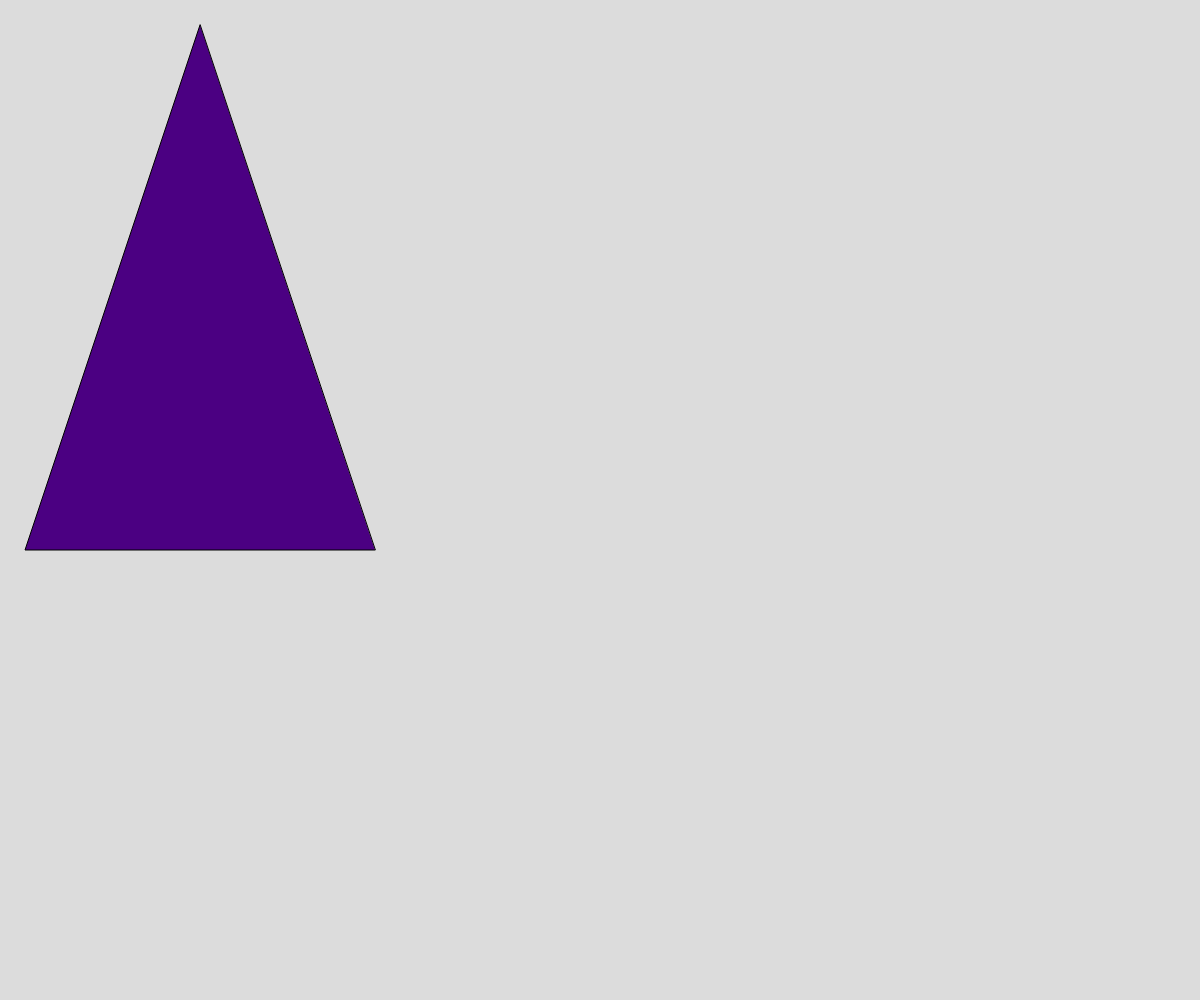
Frame 1 (no input)
Frame 60 (no input): identical to frame 1, image omitted
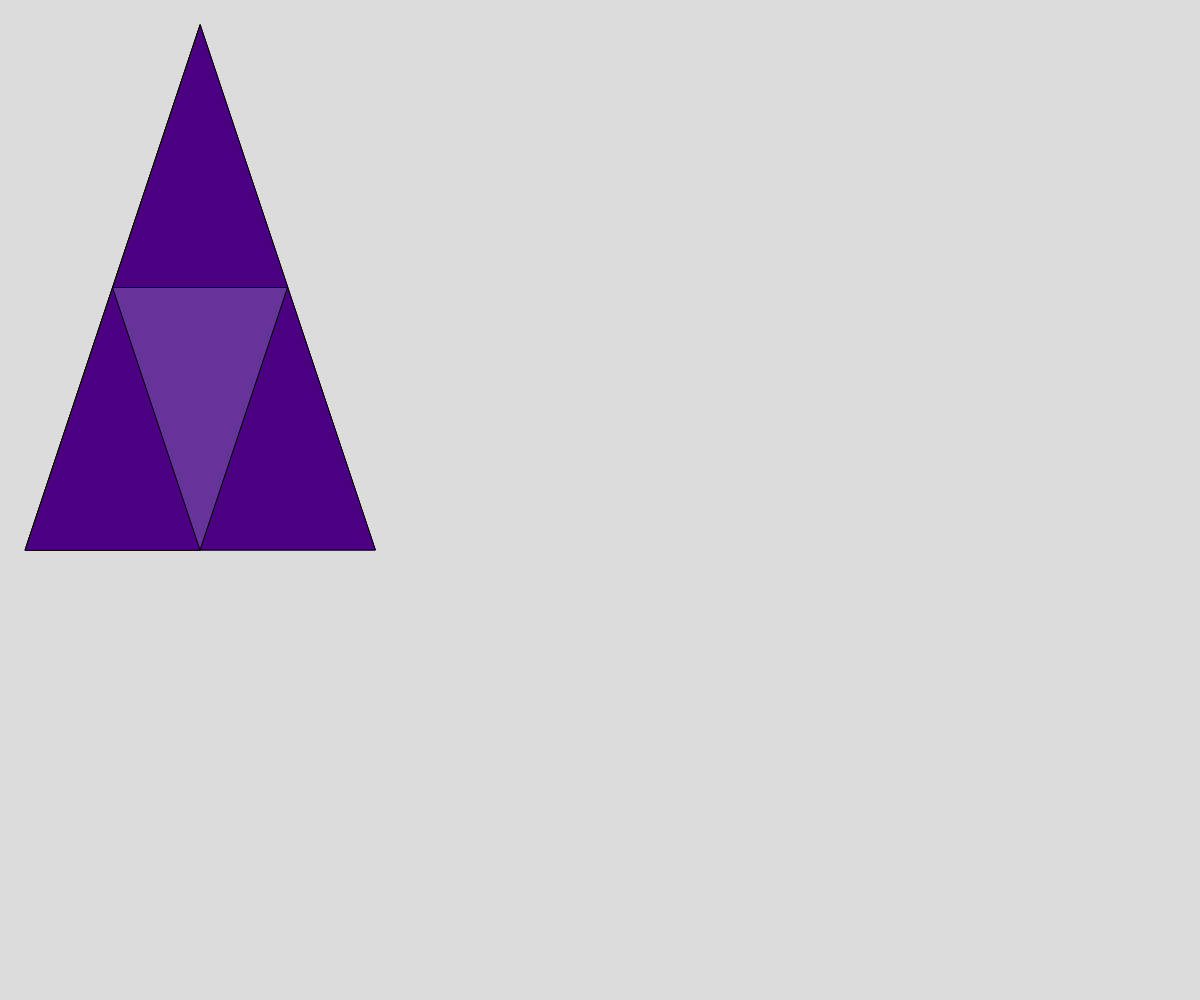
Frame 120 (the mouse pressed at the canvas centre since frame 60)

The p5.js sketch that drew these frames (run headless with seeded random() and noise() and a simulated clock; from frame 60 on, the mouse is pressed at the canvas centre):

// p5.js sketch
// ── sketch.js
// Project Title
// Your Name
// Date
//
// Extra for Experts:
// - describe what you did to take this project "above and beyond"

let triangleArray = [
  {x: 200, y: 25},
  {x: 25, y:550},
  {x:375, y:550}
];
let depth = 0;
let colours = ['indigo','rebeccapurple','slateblue','mediumslateblue','mediumpurple','darkorchid','mediumorchid','orchid'];
function setup() {
  createCanvas(windowWidth, windowHeight);
}

function draw() {
  background(220);
  sierpinski(triangleArray, depth);
}

function mousePressed() {
  if (depth < 7) {
    depth ++;


  }
  else {
    depth = 0;
  }
}
function sierpinski(points, depth) {
  fill(colours[depth]);
  triangle(points[0].x, points[0].y,points[1].x,points[1].y, points[2].x,points[2].y);
  //draw upper trignale
  if (depth > 0) {
    //draw upper trignale
    sierpinski([points[0], midPoint(points[0], points[1]), midPoint(points[0],points[2])], depth-1);

    //draw bottom left triangle
    sierpinski([points[1], midPoint(points[0], points[1]), midPoint(points[1],points[2])], depth-1);

    //draw bottom right tringale
    sierpinski([points[2], midPoint(points[2], points[1]), midPoint(points[0],points[2])], depth-1);
  }
  
}

function midPoint(point1,point2) {
  let midX = (point1.x+point2.x)/2;
  let midY = (point1.y+point2.y)/2;
  return {x:midX,y: midY};
}
